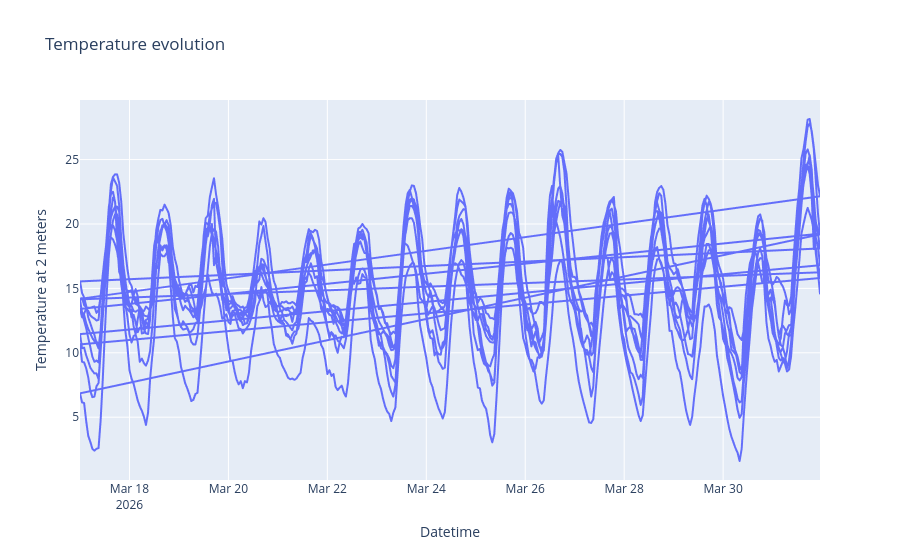

Write notebook code for a chart like this one.
### Code cell
px.line(data, 
        x='date', y='temperature_2m',
        title='Temperature evolution',
        labels={
            'date': 'Datetime',
            'temperature_2m': 'Temperature at 2 meters'
        })

### Figure 1 — Plotly figure (JSON) as saved in the notebook; plotly's stock layout.template omitted (floating-point values rounded to 4 significant figures; data arrays with more than 128 entries replaced by an {"elided": "..."} marker saying what was removed)
{"data": [{"hovertemplate": "Datetime=%{x}<br>Temperature at 2 meters=%{y}<extra></extra>", "legendgroup": "", "line": {"color": "#636efa", "dash": "solid"}, "marker": {"symbol": "circle"}, "mode": "lines", "name": "", "showlegend": false, "type": "scattergl", "x": {"elided": "2880 str values"}, "xaxis": "x", "y": {"elided": "2880 float values"}, "yaxis": "y"}], "layout": {"legend": {"tracegroupgap": 0}, "title": {"text": "Temperature evolution"}, "xaxis": {"anchor": "y", "domain": [0, 1], "title": {"text": "Datetime"}}, "yaxis": {"anchor": "x", "domain": [0, 1], "title": {"text": "Temperature at 2 meters"}}}}
